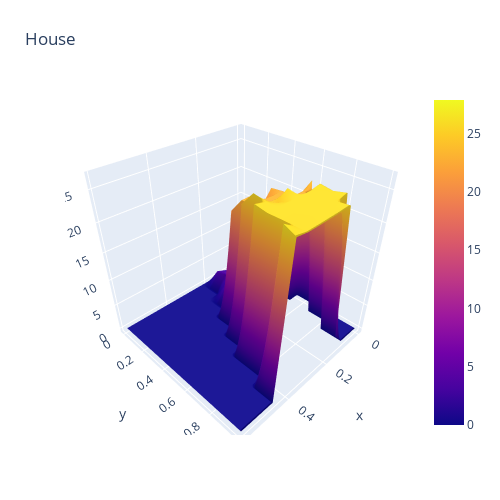

Source (notebook cell):
### Code cell
z = chm
sh_0, sh_1 = z.shape
x, y = np.linspace(0, 1, sh_0), np.linspace(0, 1, sh_1)
fig = go.Figure(data=[go.Surface(z=z, x=x, y=y)])
fig.update_layout(title='House', autosize=False,
                  width=500, height=500,
                  margin=dict(l=65, r=50, b=65, t=90))
fig.show()

### Figure 1 — Plotly figure (JSON) as saved in the notebook; plotly's stock layout.template omitted (floating-point values rounded to 4 significant figures; data arrays with more than 128 entries replaced by an {"elided": "..."} marker saying what was removed)
{"data": [{"type": "surface", "x": [0, 0.04545, 0.09091, 0.1364, 0.1818, 0.2273, 0.2727, 0.3182, 0.3636, 0.4091, 0.4545, 0.5, 0.5455, 0.5909, 0.6364, 0.6818, 0.7273, 0.7727, 0.8182, 0.8636, 0.9091, 0.9545, 1], "y": [0, 0.07692, 0.1538, 0.2308, 0.3077, 0.3846, 0.4615, 0.5385, 0.6154, 0.6923, 0.7692, 0.8462, 0.9231, 1], "z": {"elided": "23x14 float values"}}], "layout": {"autosize": false, "height": 500, "margin": {"b": 65, "l": 65, "r": 50, "t": 90}, "title": {"text": "House"}, "width": 500}}
